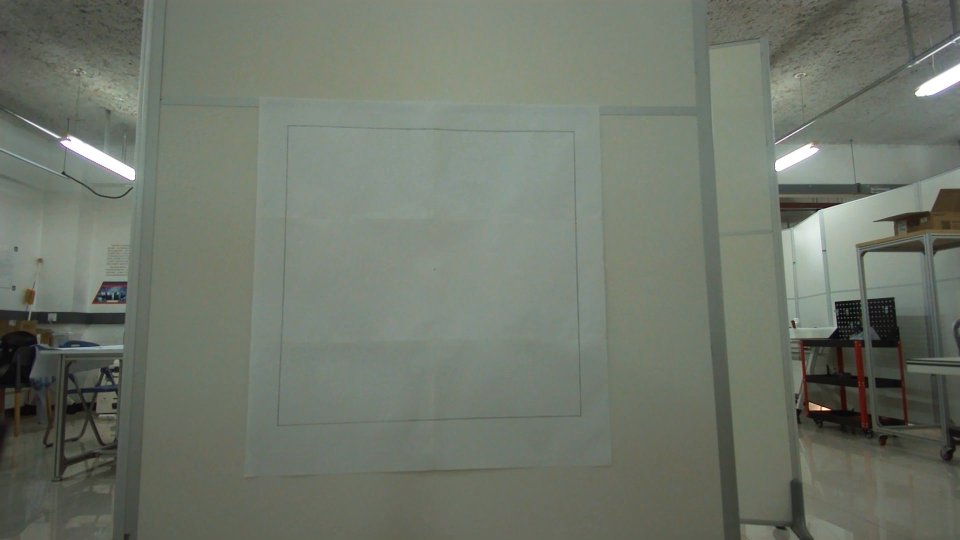
#> input picture datas/2.jpg, 1920 x 1080 px, given in place of the camera (shown at 1/2 size)
$ python test.py
#> lines starting #> are read from the running program, lines starting #| are printed output that depends on the picture; after the words box and inside, x2 and y2 are one past the last pixel; in counts of white or black regions, pixels touching at a corner belong together; long printed decimals are rounded
### vision_detection/vision_detection.py
#coding = utf-8
import cv2
import numpy as np

class VisionDetection:
    """
    图像处理类
    function：
        1. 透视变换
        2. 寻找四边形顶点位置
        3. 寻找红点位置
        4. 寻找绿点位置
    Attributes:
        rec_loc: 矩形顶点位置及面积列表（按面积从小到大排序）
        redpoint_loc: 红点位置列表
        greenpoint_loc: 红点位置列表
    Agruments:
        mode: 模式，test表示测试模式（展示效果图），run表示运行模式（不展示效果图）
    """
    def __init__(self, mode='test', blurred_para = 5, edge_para = 120):
#> in capture_image, frame is the input picture: shape (1080, 1920, 3); mean B, G, R 106.6, 118.2, 111.7
        self.area_threshold = 25000
        self.frame_threshold = 10
        self.mode = mode
        self.rec_loc = []
        self.redpoint_loc  = []
        self.greenpoint_loc  = []
        self.center_loc = []
        self.result = None
        self.M = None
        self.WH = None
        self.blurred_para = blurred_para
        self.edge_para = edge_para

    # [37 lines left out: functions select_point, float2int, order_points, not called in this run]

    def compute_M(self, image):
        """
        计算透视变换矩阵
        :param image: 待处理的图片
        :return: 透视变换矩阵
        """
        warped = None
        # 将图像转换为灰度图
        gray = cv2.cvtColor(image, cv2.COLOR_BGR2GRAY)

        # 应用高斯模糊减少噪声
        blurred = cv2.GaussianBlur(gray, (self.blurred_para, self.blurred_para), 0)

        # 边缘检测
        edges = cv2.Canny(blurred, 25, self.edge_para, apertureSize=3)
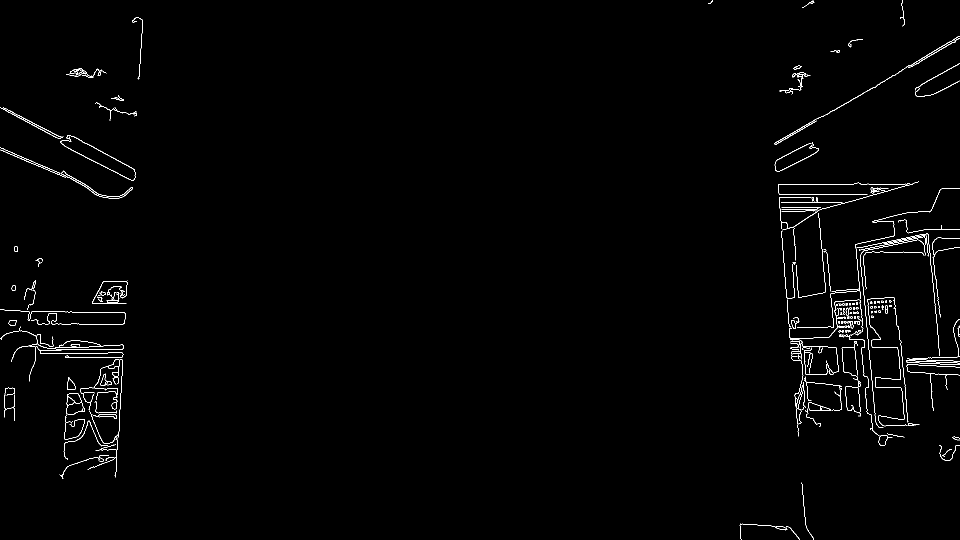
#> edges: shape (1080, 1920) (shown at 1/2 size); 0.95% white in thin lines or dots
        if self.mode == 'test':
            cv2.namedWindow('edges', cv2.WINDOW_NORMAL)
            cv2.namedWindow('dilated_edges', cv2.WINDOW_NORMAL)
            cv2.imshow("edges", edges)
            cv2.waitKey(10)

        # 创建一个结构元素，通常是一个矩形或圆形
        kernel = np.ones((6, 6), np.uint8)

        # 使用dilate函数加粗边缘
        dilated_edges = cv2.dilate(edges, kernel, iterations=1)
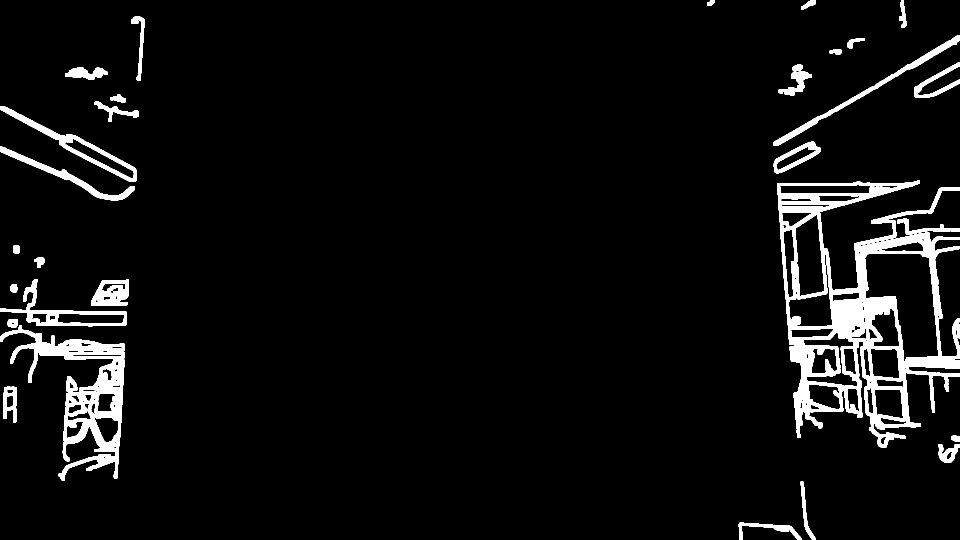
#> dilated_edges: shape (1080, 1920) (shown at 1/2 size); 5.4% white; 31 white regions
        if self.mode == 'test':
            cv2.imshow("dilated_edges", dilated_edges)
            cv2.waitKey(10)

        # 查找轮廓
        contours, _ = cv2.findContours(dilated_edges, cv2.RETR_EXTERNAL, cv2.CHAIN_APPROX_SIMPLE)
#> contours = 31 contours; largest, box (x1, y1, x2, y2) and area: (1554, 360, 1920, 895) 92032, (0, 651, 250, 961) 23756, (0, 558, 254, 653) 6626, (0, 212, 274, 364) 6532, (1547, 70, 1920, 292) 3862

        # 遍历每个轮廓
        for contour in contours:
            # 近似轮廓，使其更接近多边形
            epsilon = 0.003 * cv2.arcLength(contour, True)
            approx = cv2.approxPolyDP(contour, epsilon, True)

            # 如果轮廓近似后有4个顶点，且面积大于某个阈值，则认为是矩形
            if len(approx) == 4 and cv2.contourArea(contour) > 1000:
                # 获取四边形的四个顶点坐标
                box = approx.reshape(4, 2).astype("float32")

                # 重新排序顶点
                box = self.order_points(box)

                # 计算原始四边形的宽度和高度
                widthA = np.sqrt(((box[0][0] - box[1][0]) ** 2) + ((box[0][1] - box[1][1]) ** 2))
                widthB = np.sqrt(((box[2][0] - box[3][0]) ** 2) + ((box[2][1] - box[3][1]) ** 2))
                maxWidth = max(int(widthA), int(widthB))

                heightA = np.sqrt(((box[0][0] - box[3][0]) ** 2) + ((box[0][1] - box[3][1]) ** 2))
                heightB = np.sqrt(((box[1][0] - box[2][0]) ** 2) + ((box[1][1] - box[2][1]) ** 2))
                maxHeight = max(int(heightA), int(heightB))

                self.WH = [maxWidth, maxHeight]

                # 定义目标点，这里我们增加一些额外的空间，但要确保比例正确
                # 假设你想在每个边上增加10%的空间
                extraSpace = -0.05  # 5% extra space
                dst_width = maxWidth * (1 + 2 * extraSpace)
                dst_height = maxHeight * (1 + 2 * extraSpace)

                # 重新计算目标点
                dst_pts = np.array([
                    [0 - maxWidth * extraSpace, 0 - maxHeight * extraSpace],
                    [maxWidth + maxWidth * extraSpace, 0 - maxHeight * extraSpace],
                    [maxWidth + maxWidth * extraSpace, maxHeight + maxHeight * extraSpace],
                    [0 - maxWidth * extraSpace, maxHeight + maxHeight * extraSpace]
                ], dtype="float32")

                # 计算透视变换矩阵
                self.M = cv2.getPerspectiveTransform(box, dst_pts)
#> this loop made 31 passes
#> epsilon on passes 1 to 12: 1.04, 0.787, 0.549, 0.16, 0.674, 0.272, 7.13, 0.2, 0.156, 0.799, 2.37, 0.221

    # [166 lines left out: functions warp_image, find_rec, find_redpoint, find_greenpoint, find_center, not called in this run]

### test.py
#coding = utf-8
import cv2
import keyboard
from vision_detection.vision_detection import VisionDetection as VS

def capture_image():
    # 检查摄像头是否成功打开
    if not cap.isOpened():
        print("无法打开摄像头")
        exit()

    # 读取一帧图像
    ret, frame = cap.read()

    # 检查是否成功读取帧
    if not ret:
        print("无法获取帧")
        exit()

    return frame

# 初始化VS类的一个实例，传入特定的参数
vs = VS(
    mode='test',          # 第一个参数，模式参数。当设置为'test'时，系统将生成并展示中间处理结果或最终的效果图，
                          # 这对于调试和可视化处理流程非常有用。如果设置为'run'，则可能不会生成额外的输出，
                          # 以避免中断正常的程序流程或节省资源。

    blurred_para=5,      # 第二个参数，模糊参数。这可能用于控制图像模糊的程度，例如在进行边缘检测前，
                          # 使用高斯模糊或其他类型的模糊来减少图像噪声。数值越大，模糊效果越强。
                          #可以去除噪声

    edge_para=120        # 第三个参数，边缘参数。这可能用于控制边缘检测的敏感度或阈值。在Canny边缘检测等算法中，
                          # 较高的值意味着只有非常明显的边缘才会被检测到，较低的值则会检测到更多的边缘细节。
                          #越大中间的矩形越容易被检测到，但过大会导致边缘细节消失
)

def run():
    while vs.WH is None:
        image = capture_image()
        cv2.imshow("image", image)
        cv2.waitKey(10)
        vs.compute_M(image)
        print("WH is None")

    while True:
        # [5 lines of commented-out code are left out]

        image = capture_image()
        if image is None or image.size == 0:
            print("Image is empty!")
            continue
        cv2.imshow("image", image)
        cv2.waitKey(10)

        # 寻找最大轮廓并透视变换
        warped = vs.warp_image(image)
        if warped is None or warped.size == 0:
            print("warped is empty!")
            continue
        cv2.imshow("warped", warped)
        cv2.waitKey(10)

        #更新矩形框四个顶点位置
        lacations = vs.find_rec(warped)
        # 更新红绿色点位置
        vs.find_redpoint(warped)
        vs.find_greenpoint(warped)
        vs.find_center()
        if vs.result is not None and vs.result.size > 0:
            cv2.imshow("result", vs.result)
        else:
            print("vs.result is an empty image.")

        print("rectangle: ")
        for i in range(0, len(vs.rec_loc), 8):
            print(vs.rec_loc[i:i+8])
        print(f"\nredpoint: \n{vs.float2int(vs.select_point(vs.redpoint_loc))} \n\ngreenpoint: \n{vs.float2int(vs.select_point(vs.greenpoint_loc))} \n\ncenter: {vs.float2int(vs.center_loc)}")

        if cv2.waitKey(1) & 0xFF == ord('q'):
            break

    cap.release()
    cv2.destroyAllWindows()

if __name__ == '__main__':
    # 打开默认摄像头，通常索引为0
    cap = cv2.VideoCapture(0)
    cap.set(cv2.CAP_PROP_FPS, 10)
    run()

$ run again, on datas/3.jpg
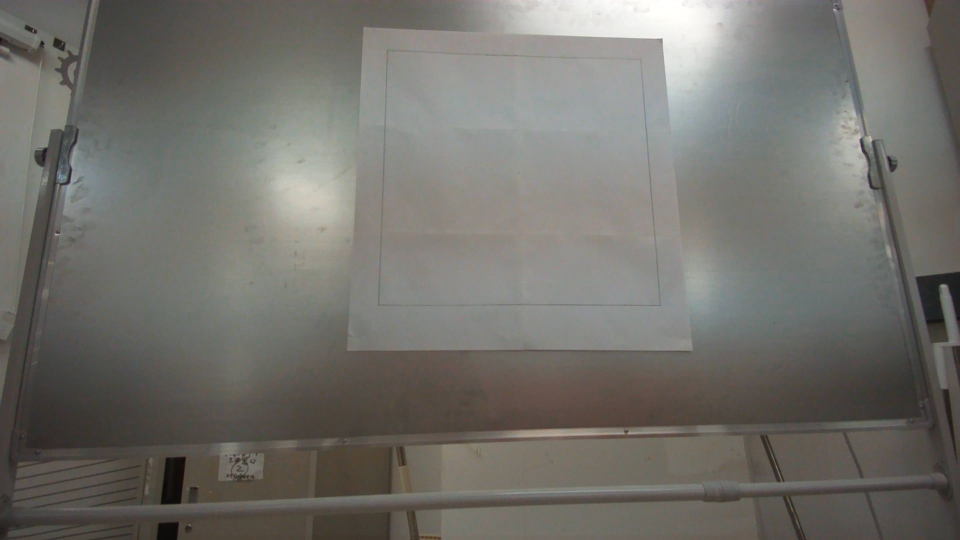
#> input picture datas/3.jpg, 1920 x 1080 px, given in place of the camera (shown at 1/2 size)
#> in capture_image, frame is the input picture: shape (1080, 1920, 3); mean B, G, R 107.1, 112.5, 114.2
#> in compute_M, `edges = cv2.Canny(blurred, 25, self.edge_para, apertureSize=3)`:
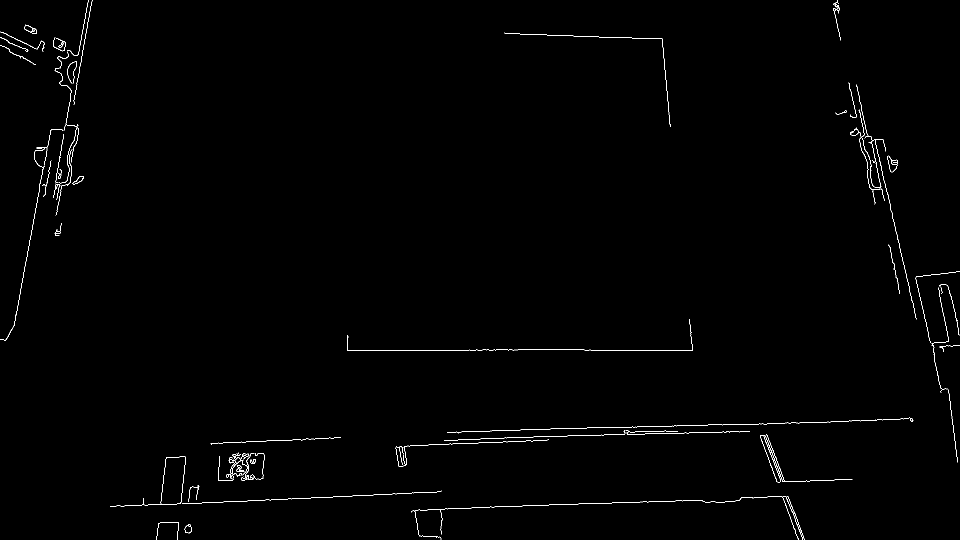
#> edges: shape (1080, 1920) (shown at 1/2 size); 0.61% white in thin lines or dots
#> in compute_M, `dilated_edges = cv2.dilate(edges, kernel, iterations=1)`:
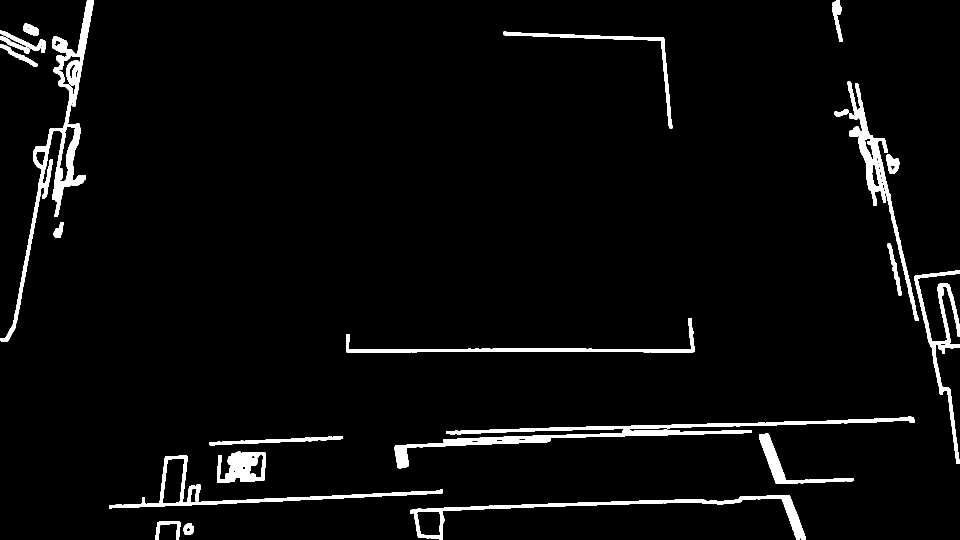
#> dilated_edges: shape (1080, 1920) (shown at 1/2 size); 3.8% white; 22 white regions
#> contours = 22 contours; largest, box (x1, y1, x2, y2) and area: (0, 0, 188, 684) 14081, (789, 833, 1830, 937) 11956, (820, 990, 1612, 1080) 8605, (218, 911, 886, 1017) 8356, (1695, 163, 1837, 642) 7788
#> the loop in compute_M, `for contour in contours:` made 22 passes
#> epsilon on passes 1 to 8: 0.224, 0.685, 5.64, 5.25, 1.34, 1.68, 1.63, 10.5

$ run again, on datas/4.jpg
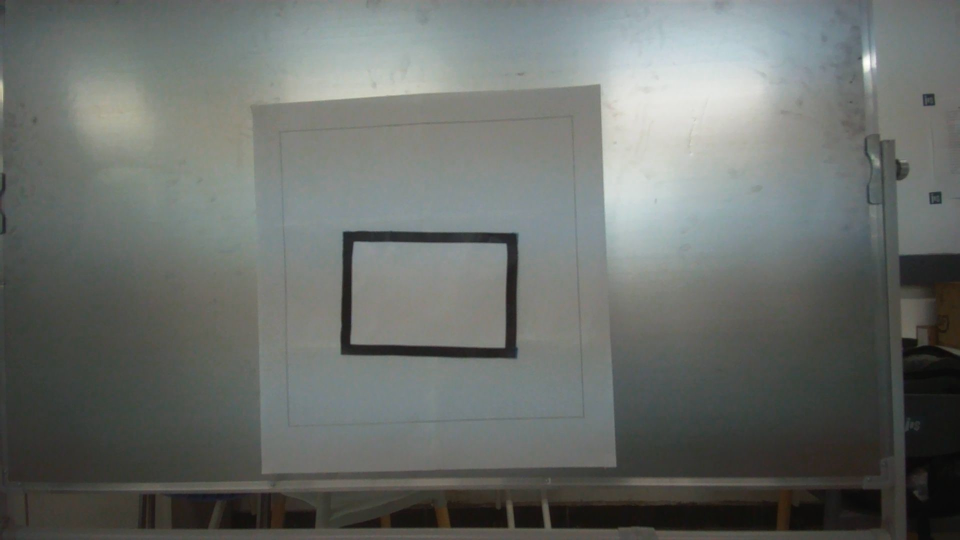
#> input picture datas/4.jpg, 1920 x 1080 px, given in place of the camera (shown at 1/2 size)
#> in capture_image, frame is the input picture: shape (1080, 1920, 3); mean B, G, R 106.9, 110.6, 106.5
#> in compute_M, `edges = cv2.Canny(blurred, 25, self.edge_para, apertureSize=3)`:
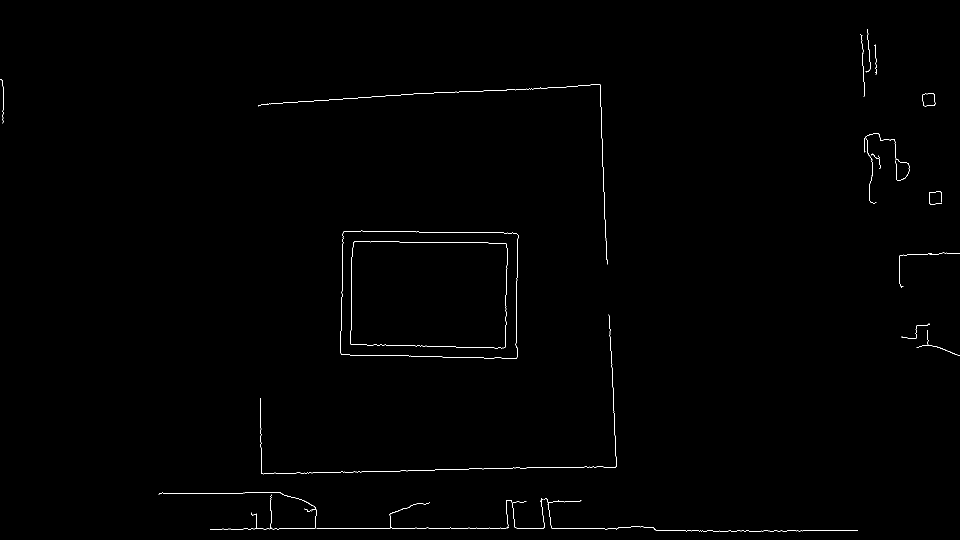
#> edges: shape (1080, 1920) (shown at 1/2 size); 0.39% white in thin lines or dots
#> in compute_M, `contours, _ = cv2.findContours(dilated_edges, cv2.RETR_EXTERNAL, cv2.C..`: contours = 13 contours; largest, box (x1, y1, x2, y2) and area: (679, 459, 1040, 721) 90448, (315, 982, 1719, 1066) 16872, (518, 627, 1237, 952) 6306, (514, 166, 1219, 532) 5647, (1726, 265, 1822, 410) 3184
#> the loop in compute_M, `for contour in contours:` made 13 passes
#> (epsilon, approx, box, widthA, widthB) on pass 6: (3.71, [[684, 462], [681, 712], [1036, 719], [1038, 466]], [[684, 462], [1038, 466], [1036, 719], [681, 712]], 354, 355.1)
#> in find_rec, `contours, _ = cv2.findContours(dilated_edges, cv2.RETR_TREE, cv2.CHAIN..`: contours = 4 contours; box (x1, y1, x2, y2) and area: (15, 9, 340, 243) 74040, (20, 15, 335, 238) 68402, (33, 29, 320, 224) 54878, (38, 34, 315, 219) 50092
#> the loop in find_rec, `for i, contour in enumerate(contours):` made 4 passes
#> after the loop in find_rec, `for i, contour in enumerate(contours):`:
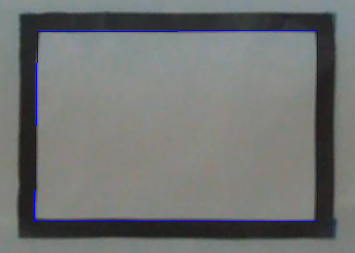
#> image: shape (253, 355, 3); mean B, G, R 114.8, 115.1, 112.7
#> after the loop in find_rec, `for i, contour in enumerate(contours):`: locations = 1 item
#> the loop in find_rec, `for i, (coords, area) in enumerate(locations):` made 1 pass
#> flattened_coordinates = [0.0873, 0.146, 0.0845, 1.25, 0.623, 1.25, 0.623, 0.134]
#> self.rec_loc has the same summary as flattened_coordinates
#> hsv: shape (253, 355, 3); mean H, S, V 57.4, 18.4, 118.9
#> mask1: shape (253, 355); every value is 0
#> red_points = empty array
#> self.center_loc = [0.67, 0.384]
#> the loop in run, `for i in range(0, len(vs.rec_loc), 8):` made 1 pass
#| [0.08732, 0.1462, 0.08451, 1.253, 0.6225, 1.253, 0.6225, 0.1344]
#| redpoint:
#| [0, 0]
#| greenpoint:
#| [0, 0]
#| center: [670, 384]

$ run again, on datas/5.jpg
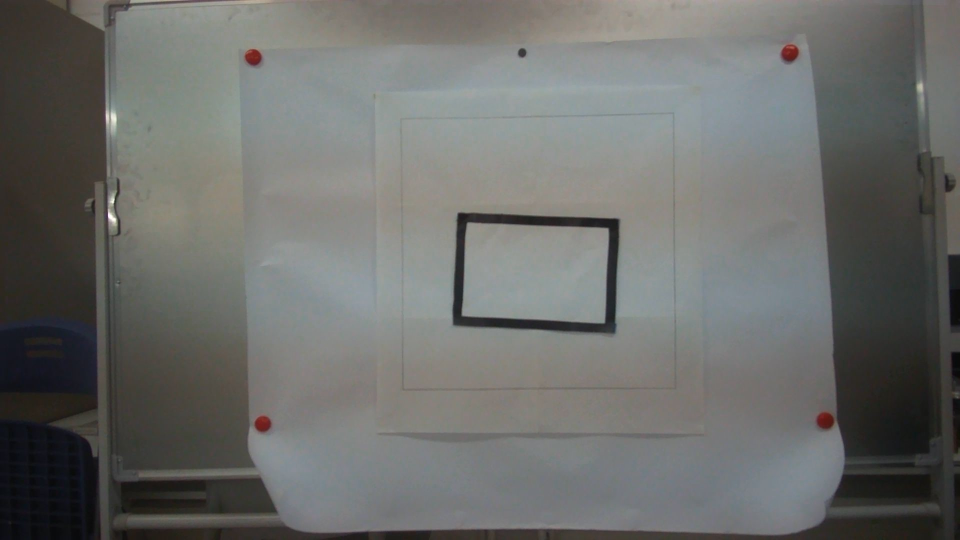
#> input picture datas/5.jpg, 1920 x 1080 px, given in place of the camera (shown at 1/2 size)
#> in capture_image, frame is the input picture: shape (1080, 1920, 3); mean B, G, R 106.5, 109, 108
#> in compute_M, `edges = cv2.Canny(blurred, 25, self.edge_para, apertureSize=3)`:
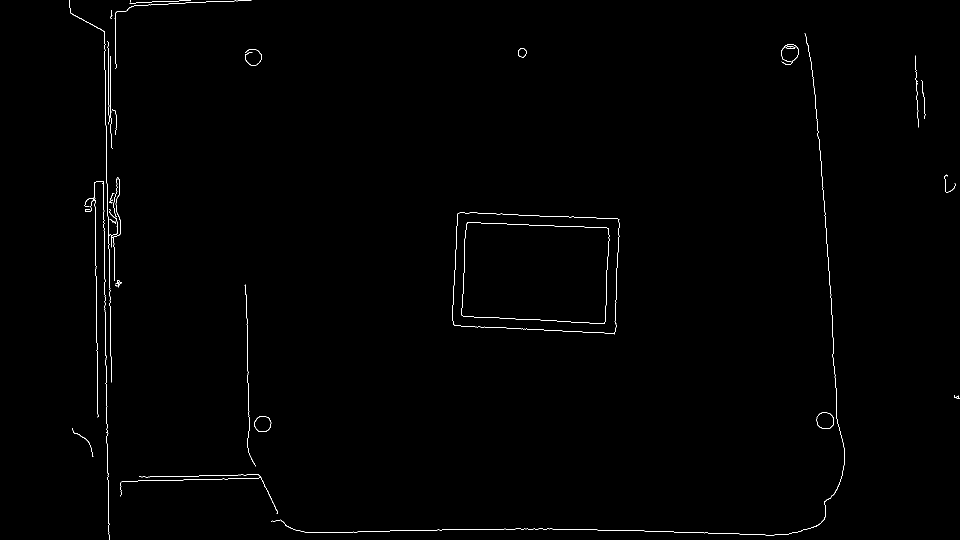
#> edges: shape (1080, 1920) (shown at 1/2 size); 0.48% white in thin lines or dots
#> in compute_M, `dilated_edges = cv2.dilate(edges, kernel, iterations=1)`:
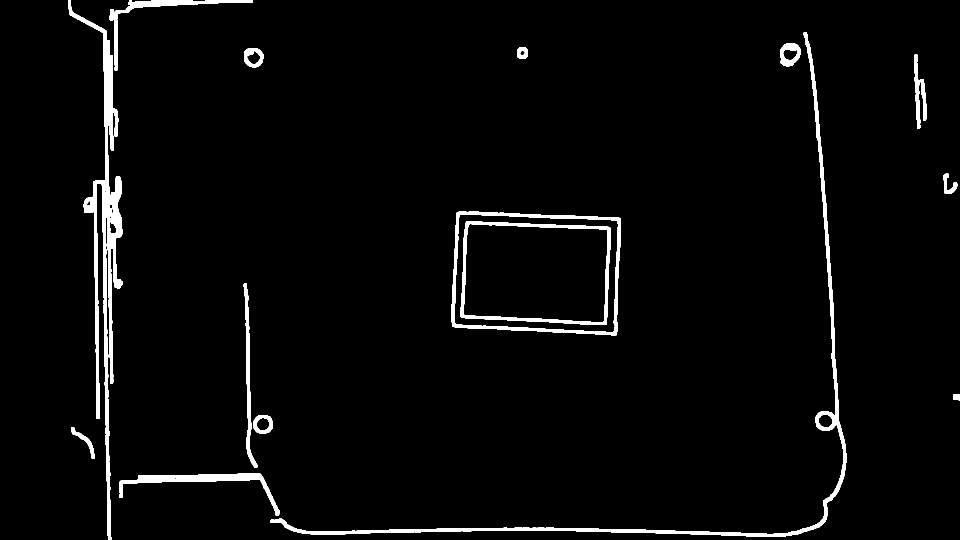
#> dilated_edges: shape (1080, 1920) (shown at 1/2 size); 3% white; 16 white regions
#> contours = 15 contours; largest, box (x1, y1, x2, y2) and area: (903, 423, 1242, 672) 76844, (136, 0, 246, 1080) 16954, (540, 65, 1693, 1074) 13014, (239, 946, 559, 1031) 4032, (219, 0, 506, 141) 2872
#> the loop in compute_M, `for contour in contours:` made 15 passes
#> epsilon on passes 1 to 8: 2.52, 0.543, 0.384, 0.147, 2.34, 3.43, 0.469, 0.55
